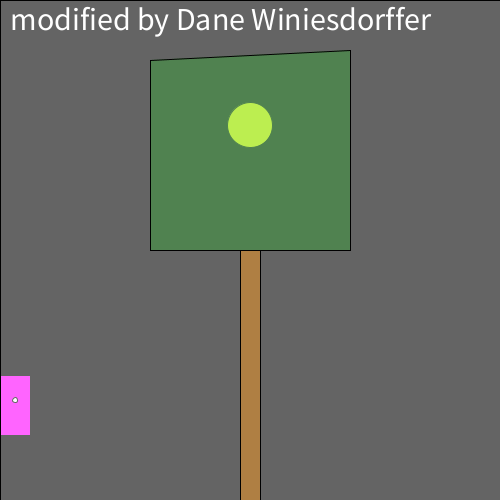
Frame 1 (no input)
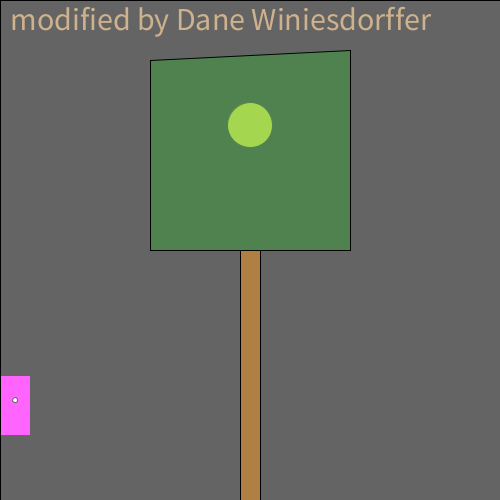
Frame 60 (the mouse pressed at the canvas centre just before this capture)
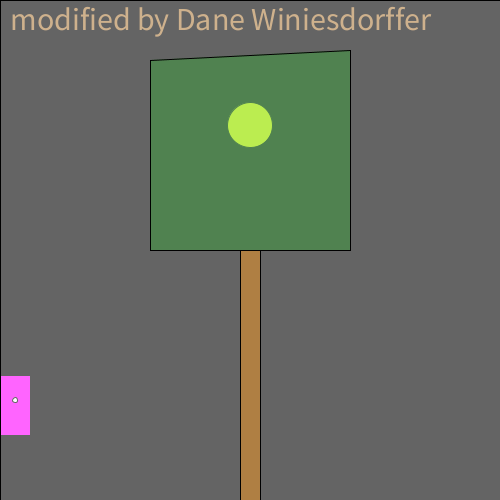
Frame 120 (the mouse held since frame 60 and released just before this capture)

The Processing sketch that drew these frames (run headless with seeded random() and noise(); from frame 60 on, the mouse is pressed at the canvas centre):

// Processing sketch: processing_160203
// ── processing_160203.pde

/*
  Norm Krumpe
 September 22, 2012
 Models a light that is triggered by motion (in this case, motion
 of the mouse).  The light also has a timer.  So, motion turns on the
 light, but a certain amount of time passing with no motion will
 cause the light to turn off again.
 */

// How close you need to get to the
// light sensor in order to turn on
// the light.  Higher values make it
// easier to trigger the light.  Distance
// is measured in pixels.
final int TRIGGER_DISTANCE = 100;

// The location of the sensor:
final int SWITCH_CENTER_X = 15;
final int SWITCH_CENTER_Y = 400;

// seconds until light shuts off automatically when there is no motion
final float SECONDS_UNTIL_AUTO_SHUTOFF = 10; 

// Light will initially be on because of this next value.
// Want the light off initially?  
// Set this to something less than SECONDS_UNTIL_AUTO_SHUTOFF
float timeOfLastTrigger = 0; 
boolean revealTriggerRegion = false;

// Just choose a window size
void setup() {
  size(500, 500);
}

// Each time the mouse moves, check to see
// if it triggered the motion sensor
void mouseMoved() {
  if (motionSensorWasTriggered()) {
    timeOfLastTrigger = millis()/1000.0;
  }
}

// When a key is pressed, toggle the "cheat" that
// reveals the motion sensor's trigger region.
void keyPressed() {
  revealTriggerRegion = !revealTriggerRegion;
}

// Draw the various parts of the scene
void draw() {
  background(0);
  drawText();
  drawLightSwitch();
  drawLamp();  
  drawTriggerRegion();
}

// Draws all components of the lamp
void drawLamp() {
  drawLight();
  fill(0, 255, 0, 50);
  quad(350, 50, 150, 60, 150, 250, 350, 250);
  fill(175, 127, 67);
  rect(240, 250, 20, 250);
}

// How the light gets drawn depends on whether
// the lightbulb is lit.
void drawLight() {

  if (secondsSinceLastTrigger() < SECONDS_UNTIL_AUTO_SHUTOFF) {
    // If the light is on:
    int strength = (int)random(156, 256);
    fill(strength, strength, 0);
    ellipse(250, 125, 45, 45);
    fill(255, 100);
    rect(0, 0, width, height);
  } else {
    // Light is off:
    fill(10, 10, 0);
    ellipse(250, 125, 45, 45);
  }
}

// Draw the light switch/sensor
void drawLightSwitch() {
  fill(255, 0, 255);
  rect(SWITCH_CENTER_X - 15, SWITCH_CENTER_Y - 25, 30, 60);
  fill(255);
  ellipse(SWITCH_CENTER_X, SWITCH_CENTER_Y, 5, 5);
}

// Return true if the mouse triggered the sensor
boolean motionSensorWasTriggered() {
  return distanceFromLightSwitch() < TRIGGER_DISTANCE;
}

// Compute the distance between the mouse and the sensor
float distanceFromLightSwitch() {  
  return dist(mouseX, mouseY, SWITCH_CENTER_X, SWITCH_CENTER_Y);
}

// Determine how long it has been since the motion sensor
// was last turned on.
float secondsSinceLastTrigger() {
  return millis()/1000.0 - timeOfLastTrigger;
}

// Show a "cheat" region so that you know where the mouse
// needs to go in order to trigger the light sensor
void drawTriggerRegion() {
  if (revealTriggerRegion) {
    fill(255, 25);
    ellipse(SWITCH_CENTER_X, SWITCH_CENTER_Y, 
    TRIGGER_DISTANCE * 2, TRIGGER_DISTANCE * 2);
  }
}
void drawText() {
  textSize(32);
  text("modified by Dane Winiesdorffer", 10, 30);
}
